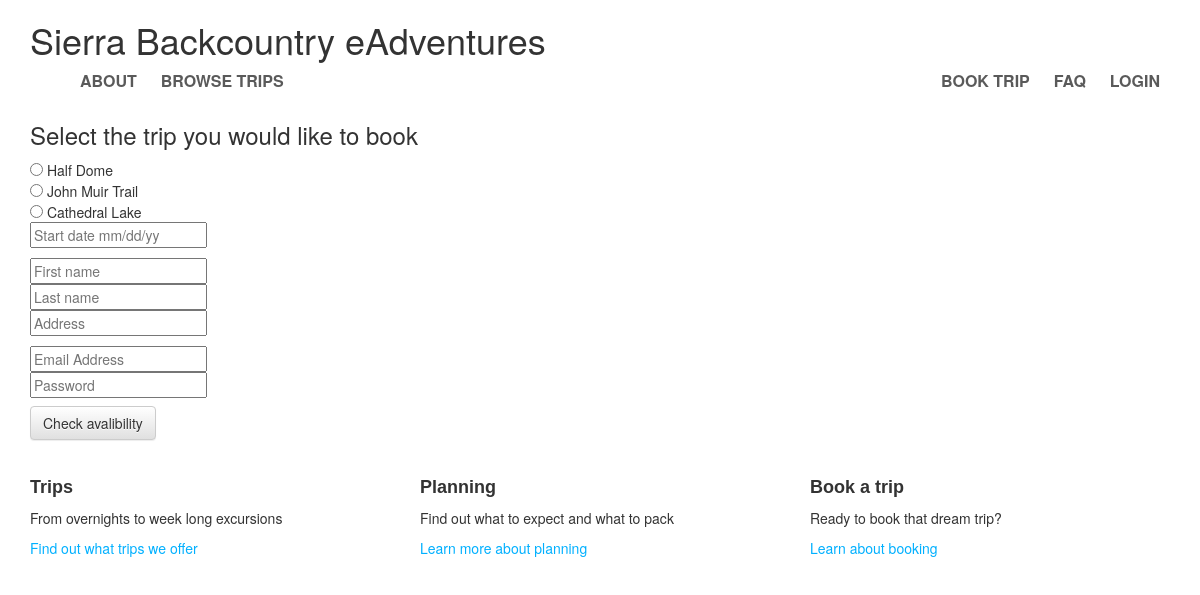
Screenshot of /booking.php with the database file from the repository.
### tables this page shows
CREATE TABLE IF NOT EXISTS `trips` (
  `trip_id` INT NOT NULL AUTO_INCREMENT,
  `trip_name` VARCHAR(45) NULL,
  `length` INT NULL,
  `group_size` INT NULL,
  `employee_id` INT NULL,
  `cost` FLOAT NULL,
  `description` LONGTEXT NULL,
  `difficulty` VARCHAR(45) NULL,
  `image` LONGTEXT NULL,
  PRIMARY KEY (`trip_id`),
  UNIQUE INDEX `trip_id_UNIQUE` (`trip_id` ASC),
  INDEX `fk_trips_employees1_idx` (`employee_id` ASC),
  CONSTRAINT `fk_trips_employees1`
    FOREIGN KEY (`employee_id`)
    REFERENCES `employees` (`employee_id`)
    ON DELETE NO ACTION
    ON UPDATE NO ACTION);

### booking.php (the view, shortened to what this page needs)
<?php
    include ('header.php');
    $con=mysqli_connect("kdoung17-eadventures-885147","kdoung17","","eadventures");
?>
        <div class='container'>
        <h3> Select the trip you would like to book </h3>
        <form>
        <?php
        $result = mysqli_query($con,"SELECT * FROM trips;");
        while($row = mysqli_fetch_array($result)) {
        ?>
        <input type="radio" name="trip" value= <?php echo $row["trip_name"]; ?> > <?php echo $row["trip_name"]; ?><br>
        <?php }
        ?>
        <p>
        <input type="text" name="date" class="reg" placeholder="Start date mm/dd/yy"><br>
        </p>
        <p>
        <input type="text" name="first" class="reg" placeholder="First name"><br>
        <input type="text" name="last" class="reg" placeholder="Last name"><br>
        <input type="text" name="address" class="reg" placeholder="Address"><br>
        </p>
        <input type="text" name="email" class="reg" placeholder="Email Address"><br>
        <input type="password" name="password" class="reg" placeholder="Password"><br>
        <p class="action_bottom">
        <button class="btn btn-default navbar-btn" type="submit">Check avalibility</button>
        </p>
</form>
</div>
<?php
    include ('footer.php');
?>

### rows the page displays
trips: trip_name "Half Dome"
trips: trip_name "John Muir Trail"
trips: trip_name "Cathedral Lake"
